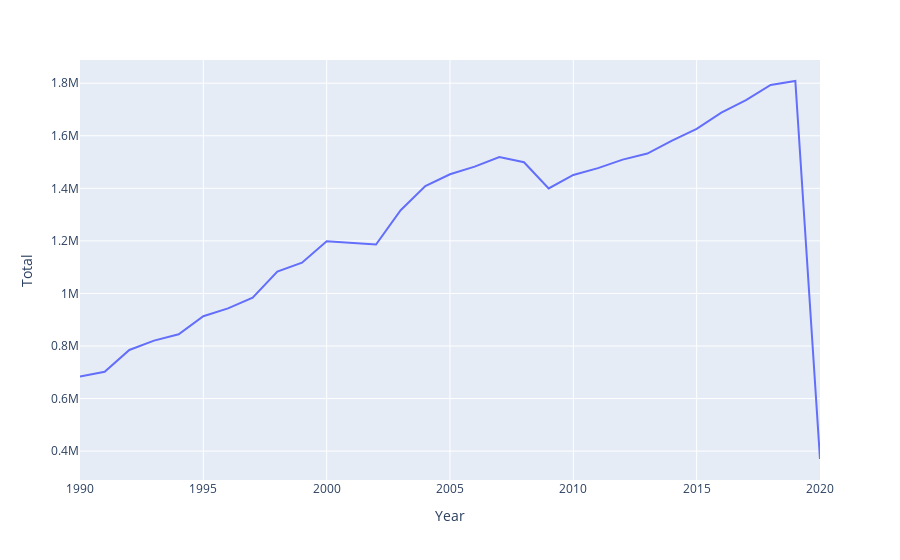

The code cell stored with this chart in its notebook:
### Code cell
year_df = year_df.sort_values(by="Year")
fig3=px.line(year_df, x="Year", y="Total")
fig3.show()

### Figure 1 — Plotly figure (JSON) as saved in the notebook; plotly's stock layout.template omitted (floating-point values rounded to 4 significant figures)
{"data": [{"hovertemplate": "Year=%{x}<br>Total=%{y}<extra></extra>", "legendgroup": "", "line": {"color": "#636efa", "dash": "solid"}, "marker": {"symbol": "circle"}, "mode": "lines", "name": "", "orientation": "v", "showlegend": false, "type": "scatter", "x": [1990, 1991, 1992, 1993, 1994, 1995, 1996, 1997, 1998, 1999, 2000, 2001, 2002, 2003, 2004, 2005, 2006, 2007, 2008, 2009, 2010, 2011, 2012, 2013, 2014, 2015, 2016, 2017, 2018, 2019, 2020], "xaxis": "x", "y": [683399, 701843, 784967, 820376, 844760, 913350, 943039, 983723, 1082878, 1116846, 1198699, 1192116, 1186081, 1316455, 1408786, 1453344, 1482477, 1518663, 1499268, 1399579, 1450964, 1476679, 1509105, 1532238, 1581395, 1626089, 1687607, 1735518, 1793447, 1808369, 369941], "yaxis": "y"}], "layout": {"legend": {"tracegroupgap": 0}, "margin": {"t": 60}, "xaxis": {"anchor": "y", "domain": [0, 1], "title": {"text": "Year"}}, "yaxis": {"anchor": "x", "domain": [0, 1], "title": {"text": "Total"}}}}
